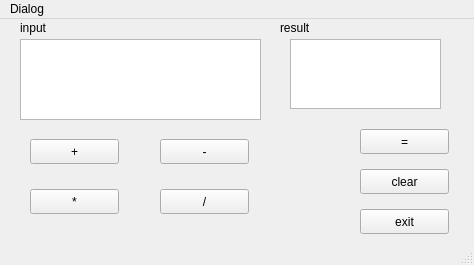
<?xml version="1.0" encoding="UTF-8"?>
<ui version="4.0">
 <class>MainWindow</class>
 <widget class="QMainWindow" name="MainWindow">
  <property name="geometry">
   <rect>
    <x>0</x>
    <y>0</y>
    <width>474</width>
    <height>265</height>
   </rect>
  </property>
  <property name="windowTitle">
   <string>MainWindow</string>
  </property>
  <widget class="QWidget" name="centralwidget">
   <widget class="QPushButton" name="pushButton">
    <property name="geometry">
     <rect>
      <x>30</x>
      <y>120</y>
      <width>89</width>
      <height>25</height>
     </rect>
    </property>
    <property name="text">
     <string>+</string>
    </property>
   </widget>
   <widget class="QPushButton" name="pushButton_2">
    <property name="geometry">
     <rect>
      <x>160</x>
      <y>120</y>
      <width>89</width>
      <height>25</height>
     </rect>
    </property>
    <property name="text">
     <string>-</string>
    </property>
   </widget>
   <widget class="QPushButton" name="pushButton_3">
    <property name="geometry">
     <rect>
      <x>30</x>
      <y>170</y>
      <width>89</width>
      <height>25</height>
     </rect>
    </property>
    <property name="text">
     <string>*</string>
    </property>
   </widget>
   <widget class="QPushButton" name="pushButton_4">
    <property name="geometry">
     <rect>
      <x>160</x>
      <y>170</y>
      <width>89</width>
      <height>25</height>
     </rect>
    </property>
    <property name="text">
     <string>/</string>
    </property>
   </widget>
   <widget class="QPushButton" name="pushButton_5">
    <property name="geometry">
     <rect>
      <x>360</x>
      <y>110</y>
      <width>89</width>
      <height>25</height>
     </rect>
    </property>
    <property name="text">
     <string>=</string>
    </property>
   </widget>
   <widget class="QPushButton" name="pushButton_6">
    <property name="geometry">
     <rect>
      <x>360</x>
      <y>150</y>
      <width>89</width>
      <height>25</height>
     </rect>
    </property>
    <property name="text">
     <string>clear</string>
    </property>
   </widget>
   <widget class="QPushButton" name="pushButton_7">
    <property name="geometry">
     <rect>
      <x>360</x>
      <y>190</y>
      <width>89</width>
      <height>25</height>
     </rect>
    </property>
    <property name="text">
     <string>exit</string>
    </property>
   </widget>
   <widget class="QTextEdit" name="textEdit">
    <property name="geometry">
     <rect>
      <x>20</x>
      <y>20</y>
      <width>241</width>
      <height>81</height>
     </rect>
    </property>
   </widget>
   <widget class="QTextEdit" name="textEdit_2">
    <property name="geometry">
     <rect>
      <x>290</x>
      <y>20</y>
      <width>151</width>
      <height>70</height>
     </rect>
    </property>
   </widget>
   <widget class="QLabel" name="label">
    <property name="geometry">
     <rect>
      <x>20</x>
      <y>0</y>
      <width>67</width>
      <height>17</height>
     </rect>
    </property>
    <property name="text">
     <string>input</string>
    </property>
   </widget>
   <widget class="QLabel" name="label_2">
    <property name="geometry">
     <rect>
      <x>280</x>
      <y>0</y>
      <width>67</width>
      <height>17</height>
     </rect>
    </property>
    <property name="text">
     <string>result</string>
    </property>
   </widget>
  </widget>
  <widget class="QMenuBar" name="menubar">
   <property name="geometry">
    <rect>
     <x>0</x>
     <y>0</y>
     <width>474</width>
     <height>22</height>
    </rect>
   </property>
   <widget class="QMenu" name="menuDialog">
    <property name="title">
     <string>Dialog</string>
    </property>
   </widget>
   <addaction name="menuDialog"/>
  </widget>
  <widget class="QStatusBar" name="statusbar"/>
 </widget>
 <resources/>
 <connections>
  <connection>
   <sender>pushButton_6</sender>
   <signal>clicked()</signal>
   <receiver>textEdit</receiver>
   <slot>clear()</slot>
   <hints>
    <hint type="sourcelabel">
     <x>368</x>
     <y>186</y>
    </hint>
    <hint type="destinationlabel">
     <x>238</x>
     <y>105</y>
    </hint>
   </hints>
  </connection>
  <connection>
   <sender>pushButton_6</sender>
   <signal>clicked()</signal>
   <receiver>textEdit_2</receiver>
   <slot>clear()</slot>
   <hints>
    <hint type="sourcelabel">
     <x>394</x>
     <y>192</y>
    </hint>
    <hint type="destinationlabel">
     <x>339</x>
     <y>83</y>
    </hint>
   </hints>
  </connection>
  <connection>
   <sender>pushButton_7</sender>
   <signal>clicked()</signal>
   <receiver>MainWindow</receiver>
   <slot>close()</slot>
   <hints>
    <hint type="sourcelabel">
     <x>409</x>
     <y>221</y>
    </hint>
    <hint type="destinationlabel">
     <x>322</x>
     <y>224</y>
    </hint>
   </hints>
  </connection>
  <connection>
   <sender>textEdit</sender>
   <signal>textChanged()</signal>
   <receiver>MainWindow</receiver>
   <slot>changedTextState()</slot>
   <hints>
    <hint type="sourcelabel">
     <x>222</x>
     <y>62</y>
    </hint>
    <hint type="destinationlabel">
     <x>280</x>
     <y>121</y>
    </hint>
   </hints>
  </connection>
  <connection>
   <sender>pushButton</sender>
   <signal>clicked()</signal>
   <receiver>MainWindow</receiver>
   <slot>slotAdd()</slot>
   <hints>
    <hint type="sourcelabel">
     <x>96</x>
     <y>159</y>
    </hint>
    <hint type="destinationlabel">
     <x>138</x>
     <y>166</y>
    </hint>
   </hints>
  </connection>
  <connection>
   <sender>pushButton_2</sender>
   <signal>clicked()</signal>
   <receiver>MainWindow</receiver>
   <slot>slotSub()</slot>
   <hints>
    <hint type="sourcelabel">
     <x>222</x>
     <y>155</y>
    </hint>
    <hint type="destinationlabel">
     <x>269</x>
     <y>156</y>
    </hint>
   </hints>
  </connection>
  <connection>
   <sender>pushButton_3</sender>
   <signal>clicked()</signal>
   <receiver>MainWindow</receiver>
   <slot>slotMul()</slot>
   <hints>
    <hint type="sourcelabel">
     <x>101</x>
     <y>200</y>
    </hint>
    <hint type="destinationlabel">
     <x>135</x>
     <y>229</y>
    </hint>
   </hints>
  </connection>
  <connection>
   <sender>pushButton_4</sender>
   <signal>clicked()</signal>
   <receiver>MainWindow</receiver>
   <slot>slotDiv()</slot>
   <hints>
    <hint type="sourcelabel">
     <x>206</x>
     <y>212</y>
    </hint>
    <hint type="destinationlabel">
     <x>238</x>
     <y>226</y>
    </hint>
   </hints>
  </connection>
  <connection>
   <sender>pushButton_5</sender>
   <signal>clicked()</signal>
   <receiver>MainWindow</receiver>
   <slot>slotResult()</slot>
   <hints>
    <hint type="sourcelabel">
     <x>429</x>
     <y>143</y>
    </hint>
    <hint type="destinationlabel">
     <x>464</x>
     <y>123</y>
    </hint>
   </hints>
  </connection>
 </connections>
 <slots>
  <slot>changedTextState()</slot>
  <slot>slotAdd()</slot>
  <slot>slotSub()</slot>
  <slot>slotMul()</slot>
  <slot>slotDiv()</slot>
  <slot>slotResult()</slot>
 </slots>
</ui>
